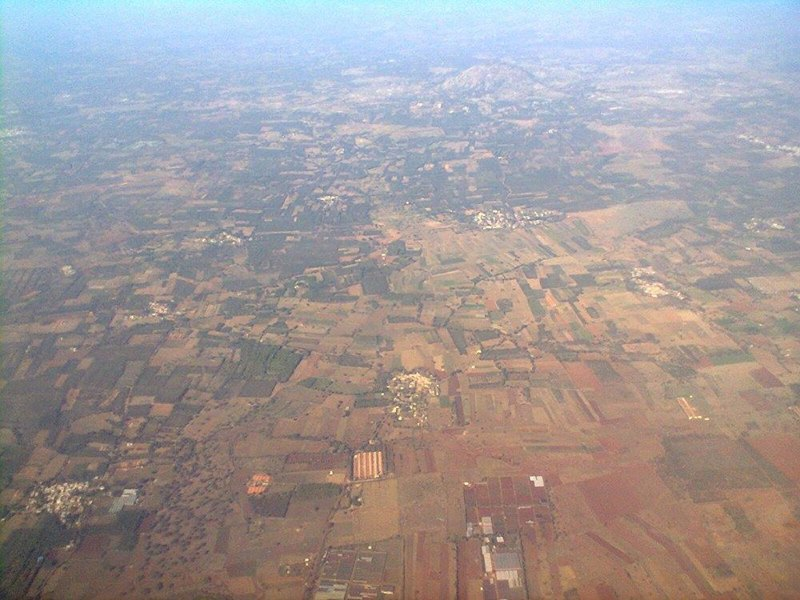
#> input picture classes/class2/images/earthfromsky.jpg, 800 x 600 px, found by its file name
$ jupyter execute histogram_methods.ipynb   (shell and % lines are left out)
#> lines starting #> are read from the running program, lines starting #| are printed output that depends on the picture; long printed decimals are rounded
# Image Enhancement: Histogram Methods

[cell 1]

import numpy as np

import matplotlib.image as img
import matplotlib.pyplot as plt

from skimage import io
from skimage import exposure
from skimage.util import img_as_float32 as img_as_float

[cell 2]
def print_imginfo(I):
    print(type(I))
    print(I.shape, I.dtype)
    print('Data range:', np.min(I), 'to', np.max(I))

[cell 3]
def show_imghist(I):
    fig, ax = plt.subplots(1, 2, figsize=(10,3))

    ax[0].imshow(I, cmap='gray', vmin=0.0, vmax=1.0)
    ax[0].set_axis_off()

    ax[1].hist(I.ravel(), lw=0, bins=256);
    ax[1].set_xlim(0.0,1.0)
    ax[1].set_yticks([])

[cell 4]
I1 = io.imread("../../images/earthfromsky.jpg", as_gray=True)
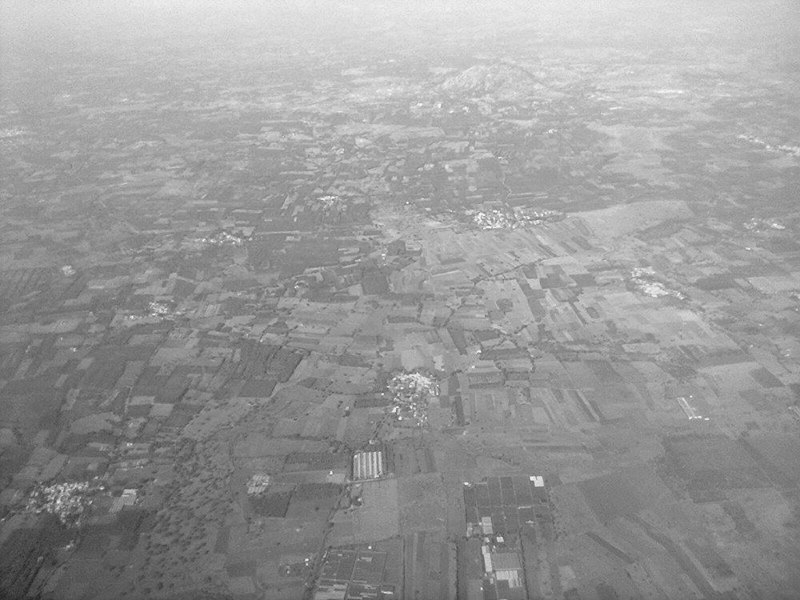
#> I1: shape (600, 800) float64; min 0.137, max 0.994, mean 0.603
I1 = img_as_float(I1)

print_imginfo(I1)
#| <class 'numpy.ndarray'>
#| (600, 800) float32
#| Data range: 0.1369 to 0.9944
show_imghist(I1)

## Histogram Equalization

[cell 5]
I2 = exposure.equalize_hist(I1, nbins=256)
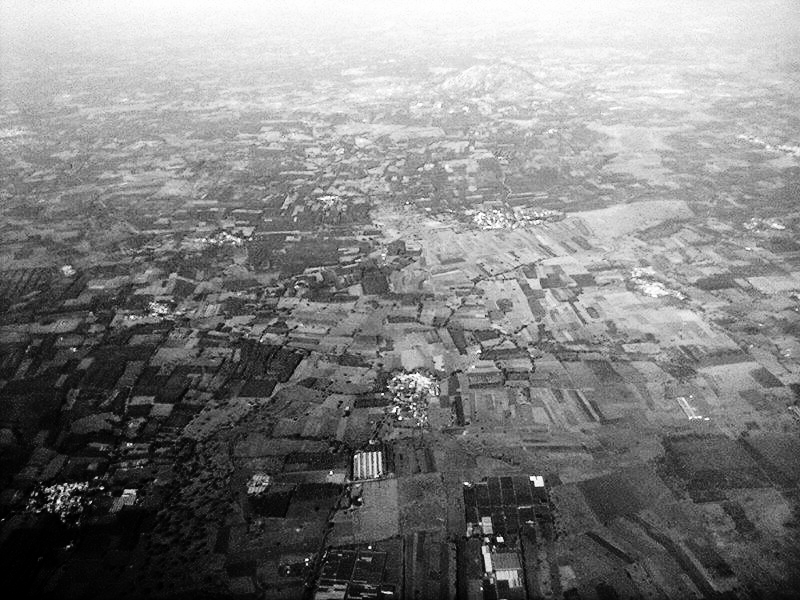
#> I2: shape (600, 800) float32; min 2.08e-06, max 1, mean 0.503

print_imginfo(I2)
#| <class 'numpy.ndarray'>
#| (600, 800) float32
#| Data range: 2.0833334e-06 to 1.0
show_imghist(I2)
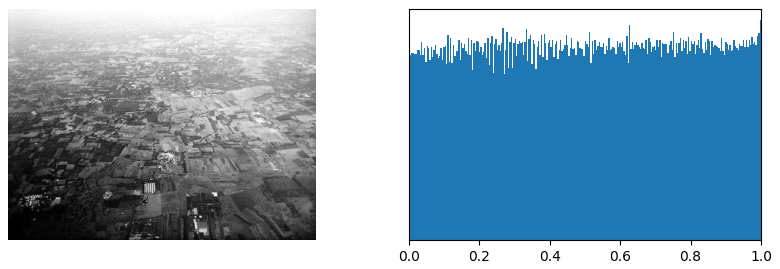
#> figure drawn by matplotlib, 2 panels

## Contrast Limited Adaptive Histogram Equalization

[cell 6]
# Apply histogram equalization based on CDF computed for smaller regions
# Clip histogram before computing CDF to limit slope of transformation
I2 = exposure.equalize_adapthist(I1, kernel_size=50, clip_limit=0.02, nbins=256)
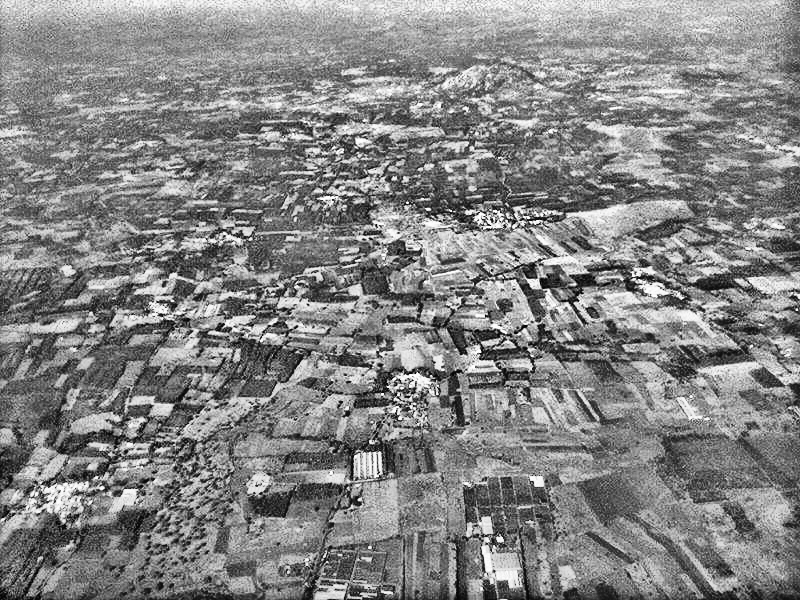
#> I2: shape (600, 800) float32; min 0, max 1, mean 0.521

print_imginfo(I2)
#| <class 'numpy.ndarray'>
#| (600, 800) float32
#| Data range: 0.0 to 1.0
show_imghist(I2)
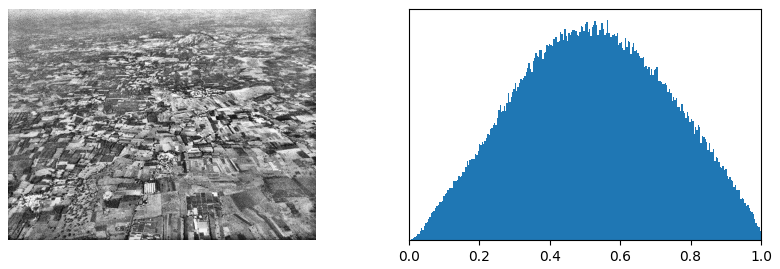
#> figure drawn by matplotlib, 2 panels

## Histogram Matching

[cell 7]
I2 = io.imread("../../images/parrot.png", as_gray=True)
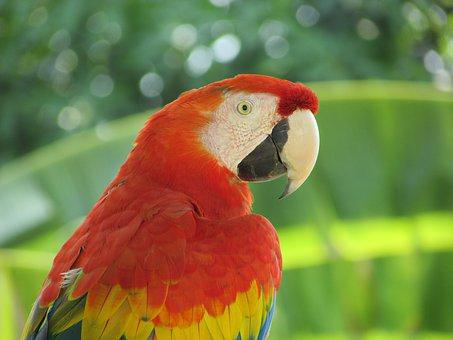
#> input picture classes/class2/images/parrot.png, 453 x 340 px, found by its file name
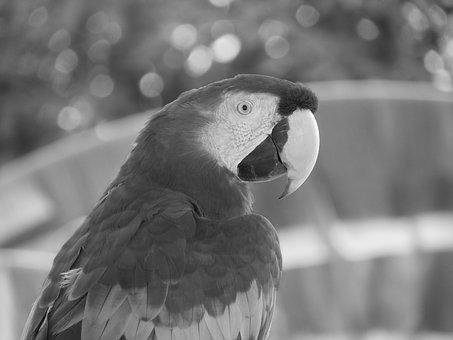
#> I2: shape (340, 453) float64; min 0.00364, max 0.995, mean 0.473
I2 = img_as_float(I2)

I3 = exposure.match_histograms(I1, I2)
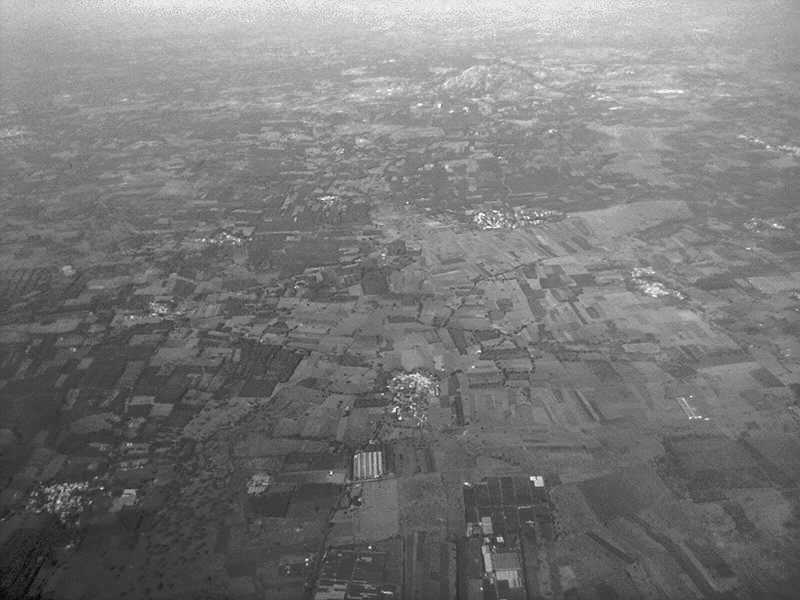
#> I3: shape (600, 800) float32; min 0.00364, max 0.995, mean 0.473

show_imghist(I2)
show_imghist(I3)
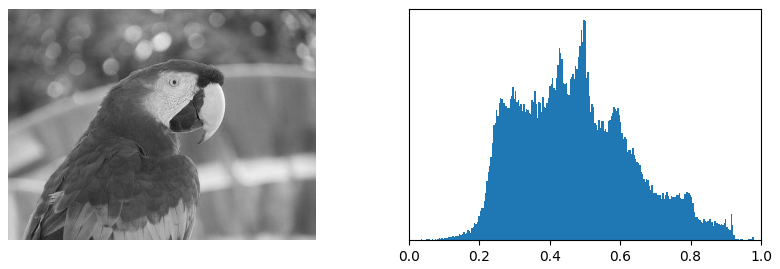
#> figure drawn by matplotlib, 2 panels
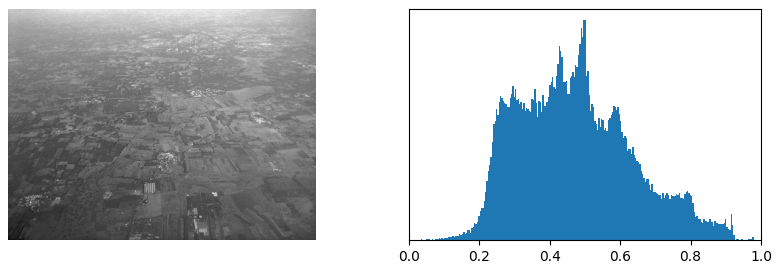
#> figure drawn by matplotlib, 2 panels
